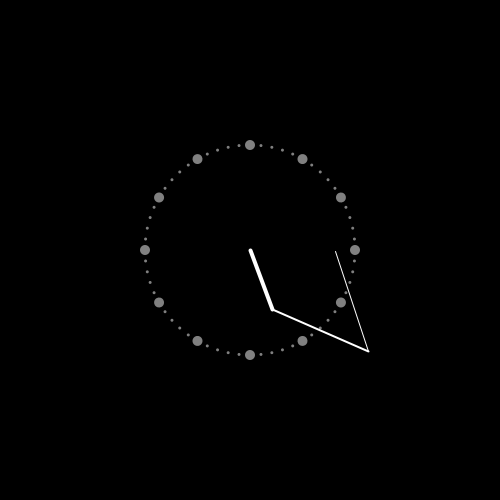
Frame 1 (no input)
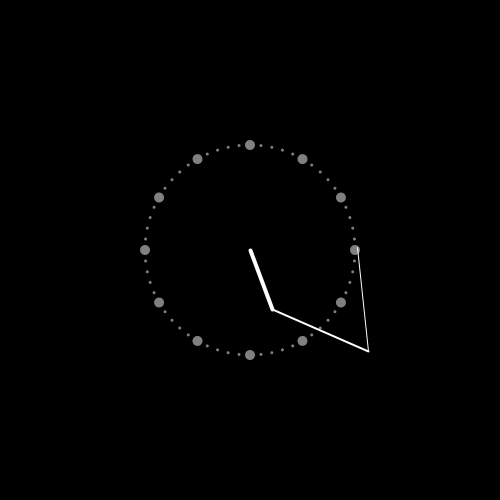
Frame 60 (the mouse pressed at the canvas centre just before this capture)
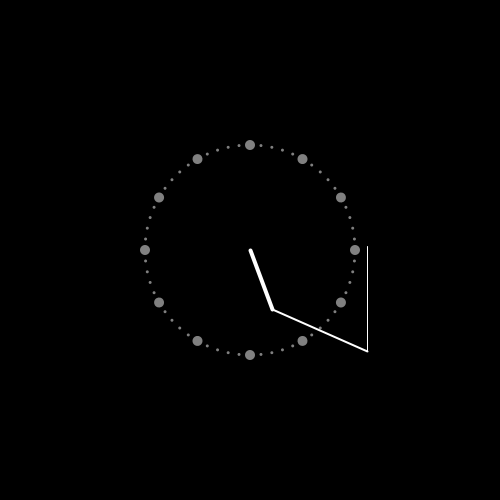
Frame 120 (the mouse held since frame 60 and released just before this capture)

The Processing sketch that drew these frames (run headless with seeded random() and noise(); from frame 60 on, the mouse is pressed at the canvas centre):

// Processing sketch: articulated_clock
// ── articulated_clock.pde
int MARGIN = 20;
 
void setup() {
  size(500,500);
  stroke(255);
  smooth();
  frameRate(50);
}
 
void draw() {
  background(0);
 
  float s = second();
  float m = minute() + (s/60.0);
  float h = hour()%12 + (m/60.0);
  translate(width/2, height/2);
  rotate(radians(180));

  // 文字盤
  pushMatrix();
  fill(128);
  noStroke();
  for(int i=0; i<60; i++){
    rotate(radians(6));
    ellipse(width/4-MARGIN,0,3,3);
  }
  for(int i=0; i<12; i++){
    rotate(radians(30));
    ellipse(width/4-MARGIN,0,10,10);
  }
  popMatrix();
  noFill();
  stroke(255);
 
  // 実際の秒針
/*  pushMatrix();
  rotate(radians(s*(360/60)));
  strokeWeight(1);
  line(0,0,0,width/2-MARGIN);
  popMatrix();
 
  // 実際の分針
  pushMatrix();
  rotate(radians(m*(360/60)));
  strokeWeight(2);
  line(0,0,0,width/2-MARGIN);
  popMatrix();*/
 
  // 時針
  pushMatrix();
  rotate(radians(h*(360/12)));
  strokeWeight(4);
  line(0,0,0,width/6-MARGIN);
  // 分針
  translate(0,width/6-MARGIN);
  rotate(radians(-h*(360/12)));
  rotate(radians(m*(360/60)));
  strokeWeight(2);
  line(0,0,0,width/4-MARGIN);
  //秒針
  translate(0,width/4-MARGIN); 
  rotate(radians(-m*(360/60)));
  rotate(radians(s*(360/60)));
  strokeWeight(1);
  line(0,0,0,width/4-MARGIN);
  popMatrix();
}
